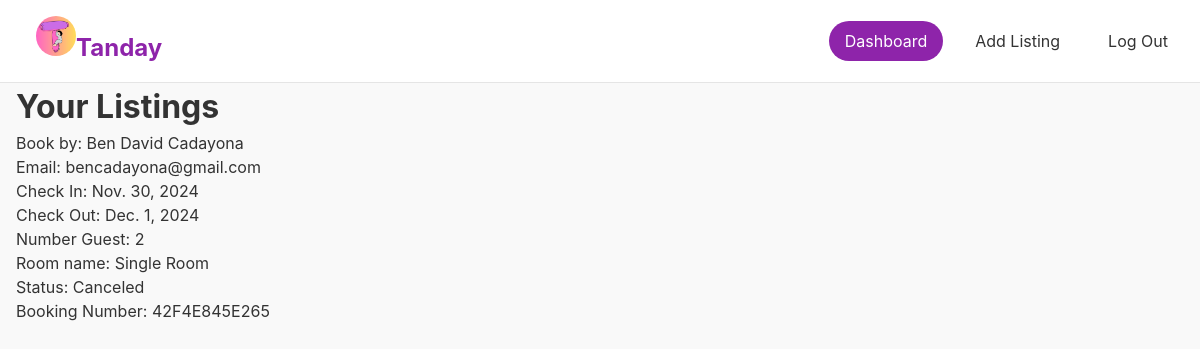
The app's page /viewBooks/11/ (signed in) with its own data.
### api/models.py (models this page shows, shortened)
class Booking(models.Model):
    STATUS_CHOICES = [
        ("Pending", "Pending"),
        ("Canceled", "Canceled"),
        ("Accepted", "Accepted"),
        ("Check-in", "Check-in"),
        ("Check-out", "Check-out"),
    ]
    user = models.ForeignKey(User, on_delete=models.CASCADE, null=True, blank=True)
    name = models.CharField(max_length=100)
    email = models.EmailField()
    check_in = models.DateField(null=True, blank=True)
    check_out = models.DateField(null=True, blank=True)
    guests = models.IntegerField()
    room = models.ForeignKey(Rooms, on_delete=models.CASCADE)
    booking_number = models.CharField(max_length=12, editable=False, default=uuid.uuid4().hex[:12].upper())
    status = models.CharField(max_length=10, choices=STATUS_CHOICES, default="Pending")

class Rooms(models.Model):
    name = models.CharField(max_length=100)
    number_of_beds = models.IntegerField()
    price = models.FloatField()
    listing = models.ForeignKey('Listing', on_delete=models.CASCADE)
    available_room = models.IntegerField(default=1)

### api/views.py (the view)
# urls.py: path('viewBooks/<int:listing_id>/', viewBooks, name='viewBooks'),
@login_required
def viewBooks(request,listing_id):
    bookings = Booking.objects.filter(room__listing__id=listing_id)
    context = {'bookings':bookings,
               }
    return render(request, 'viewHotelBooks.html',context )

### api/templates/viewHotelBooks.html (shortened to what this page needs)
<!DOCTYPE html>
<html lang="en">
<head>
</head>
<body>
    {% load static %}
    <header>
        <div class="container header-content">
            <div class="balay">
                <a href="/home" class="logo"><img src="{% static 'logo.png' %}" alt="Tanday Logo" style="width: 40px; height: 40px; border-radius: 50%; margin-left: 20px;">Tanday</a>
            </div>
            <nav>
                <a href="{% url 'hotel_dashboard' %}" class="active">Dashboard</a>
                <a href="{% url 'add_listing' %}">Add Listing</a>
                <a href="{% url 'logout'%}">Log Out</a>
            </nav>
        </div>
    </header>
    <main class="container">
        <h1>Your Listings</h1>
        <div class="listings">
            {% for booking in bookings %}
                <div class="list-info">
                    {%if booking.status !=  'Check-out' %}
                        <p>Book by: {{booking.name}}</p>
                        <p>Email: {{booking.email}}</p>
                        <p>Check In: {{booking.check_in}}</p>
                        <p>Check Out: {{booking.check_out}}</p>
                        <p>Number Guest: {{booking.guests}}</p>
                        <p>Room name: {{booking.room.name}}</p>
                        <p>Status: {{booking.status}}</p>
                        <p>Booking Number: {{booking.booking_number}}</p>
                    {%endif%}
                </div>
            {% empty %}
                <p>No listings available.</p>
            {% endfor %}
        </div>
    </main>
</body>
</html>

### api/templates/viewHotelBooks.html (style rules this page uses)
* { margin: 0; padding: 0; box-sizing: border-box; }
body { font-family: -apple-system, BlinkMacSystemFont, 'Segoe UI', Roboto, 'Helvetica Neue', Arial, sans-serif; line-height: 1.5; color: #333; background-color: #f9f9f9; }
.container { max-width: 1200px; margin: 0 auto; padding: 0 1rem; }
header { border-bottom: 1px solid #e5e5e5; padding: 1rem 0; background-color: white; }
.header-content { display: flex; align-items: center; justify-content: space-between; }
.logo { font-size: 1.5rem; font-weight: bold; color: #8e24aa; text-decoration: none; transition: transform 0.3s ease; }
nav { display: flex; gap: 1rem; }
nav a { text-decoration: none; color: #333; padding: 0.5rem 1rem; border-radius: 9999px; transition: background-color 0.3s ease, color 0.3s ease; }
nav a:hover, nav a.active { background-color: #8e24aa; color: white; }
main { padding: 2rem 0; }
.listings { display: grid; grid-template-columns: repeat(auto-fill, minmax(250px, 1fr)); gap: 2rem; }
.listings .list-info { margin-bottom: 10px; }

### records on screen
Booking: name "Ben David Cadayona", email "bencadayona@gmail.com", check_in "Nov. 30, 2024", check_out "Dec. 1, 2024", guests "2", room.name "Single Room", status "Canceled", booking_number "42F4E845E265"
